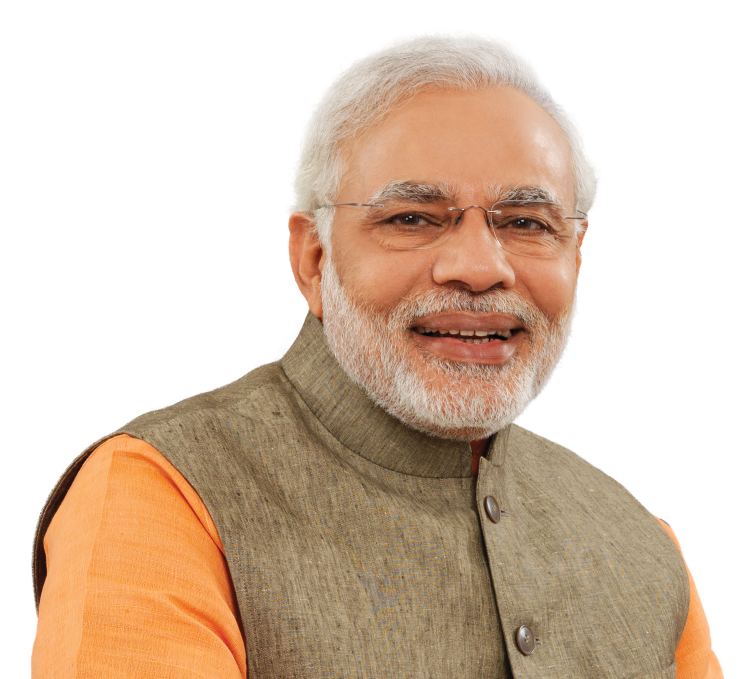
#> input picture 9.2 Deep Learning (DL)/3.0 Deep Learning - Computer Vision (CV) with OpenCV/dataset/image_examples/Modi.jpg, 1500 x 1358 px, found by its file name (shown at 1/2 size)
$ jupyter execute '0.3 OpenCV Functions with Examples - Code.ipynb'   (shell and % lines are left out)   (text cells are left out)
#> lines starting #> are read from the running program, lines starting #| are printed output that depends on the picture; pictures that were not available may be replaced by others from this repository, and a replacement may not be noted
[cell 1]
import cv2
import numpy as np

[cell 2]
# using imread('path') and 0 denotes read as grayscale image
g_img = cv2.imread('Dataset/image_examples/Modi.jpg',0)
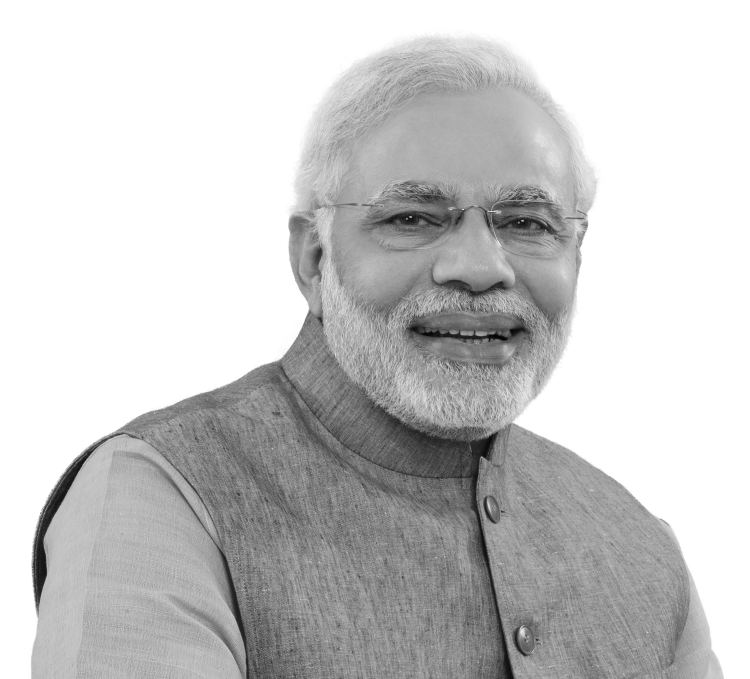
#> g_img: shape (1358, 1500) (shown at 1/2 size); min 3, max 255, mean 200.7

[cell 3]
print(g_img)
#> (printed output is left out)

[cell 4]
g_img.shape
#> Out = (1358, 1500)

[cell 5]
# using imread('path') and 1 denotes read as color image
c_img = cv2.imread('Dataset/image_examples/Modi.jpg', 1)
#> c_img is the input picture: shape (1358, 1500, 3); mean B, G, R 178.6, 196.6, 217.3

[cell 6]
print(c_img)
#> (printed output is left out)

[cell 7]
c_img.shape
#> Out = (1358, 1500, 3)

[cell 8]
''' Display the color image by using imshow(), the first parameter will be title
    shown an image window, the second parameter is the image variable'''
cv2.imshow('PM', c_img)

''' 'waitKey' is necessary to be required so that the image doesn't close immediately. By leaving it
    blank it just waits for anykey to be pressed before continuing, By placing numbers (except 0),
    we can specify a delay for how long you keep the window open (time is in milliseconds here)'''
cv2.waitKey(20000)

'''This closes all open windows and run continuously until the key press.
   Failure to place this will cause your program to hang.'''
cv2.destroyAllWindows()

[cell 9]
# read image as color image
c_img = cv2.imread('Dataset/image_examples/Modi.jpg',1)

# save image
status = cv2.imwrite('PM_b_w.jpg', c_img)
print("Image written to file-system : ", status)
#| Image written to file-system :  True

[cell 10]
c_img = cv2.imread('Dataset/image_examples/Modi.jpg',1)
pixel = c_img[50, 50]                                   # passing row and column index numbers
#> pixel = [255, 255, 255]
print(pixel)
#| [255 255 255]

[cell 11]
# read image
c_img = cv2.imread('Dataset/image_examples/Modi.jpg',1)

# dimensions, height, width, number of channels in image
dimensions = c_img.shape
#> dimensions = (1358, 1500, 3)
height = c_img.shape[0]
#> height = 1358
width = c_img.shape[1]
#> width = 1500
channels = c_img.shape[2]
#> channels = 3
size1 = c_img.size
#> size1 = 6111000

print('Image Dimension    : ',dimensions)
#| Image Dimension    :  (1358, 1500, 3)
print('Image Height       : ',height)
#| Image Height       :  1358
print('Image Width        : ',width)
#| Image Width        :  1500
print('Number of Channels : ',channels)
#| Number of Channels :  3
print('Image Size  :', size1)
#| Image Size  : 6111000

[cell 12]
b,g,r = cv2.split(c_img)
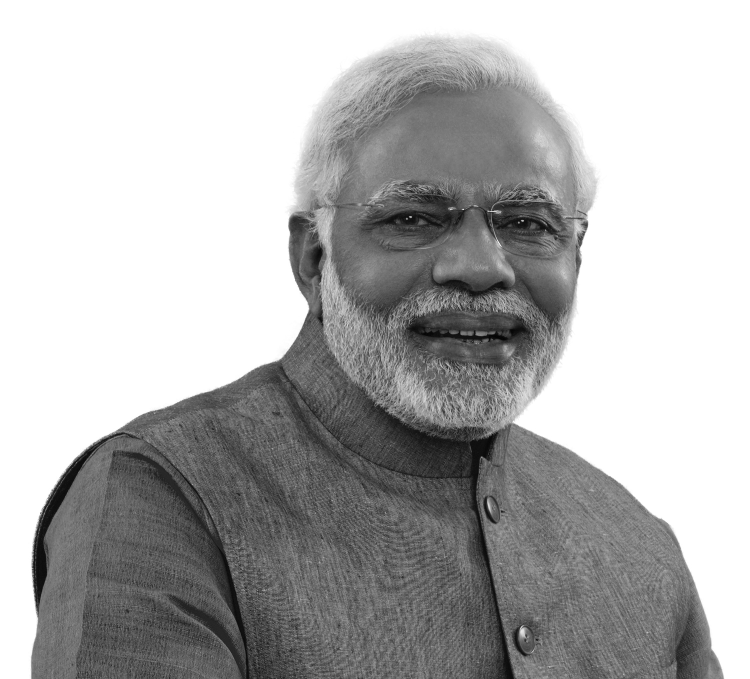
#> b: shape (1358, 1500) (shown at 1/2 size); min 2, max 255, mean 178.6
c_img = cv2.merge((b,g,r))
print(b)
#> (printed output is left out)

[cell 13]
import cv2 as cv
import numpy as np
from matplotlib import pyplot as plt
BLUE = [250,0,0]
c_img = cv2.imread('Dataset/image_examples/Modi.jpg',1)
replicate = cv.copyMakeBorder(c_img,10,10,10,10,cv.BORDER_REPLICATE)
reflect = cv.copyMakeBorder(c_img,10,10,10,10,cv.BORDER_REFLECT)
reflect101 = cv.copyMakeBorder(c_img,10,10,10,10,cv.BORDER_REFLECT_101)
wrap = cv.copyMakeBorder(c_img,10,10,10,10,cv.BORDER_WRAP)
constant= cv.copyMakeBorder(c_img,10,10,10,10,cv.BORDER_CONSTANT,value=BLUE)
plt.subplot(231),plt.imshow(c_img,'gray'),plt.title('ORIGINAL')
plt.subplot(232),plt.imshow(replicate,'gray'),plt.title('REPLICATE')
plt.subplot(233),plt.imshow(reflect,'gray'),plt.title('REFLECT')
plt.subplot(234),plt.imshow(reflect101,'gray'),plt.title('REFLECT_101')
plt.subplot(235),plt.imshow(wrap,'gray'),plt.title('WRAP')
plt.subplot(236),plt.imshow(constant,'gray'),plt.title('CONSTANT')
plt.show()
#> figure, not shown here; B, G, R data is drawn as R, G, B

[cell 14]
#import the required libraries
import numpy as np
import matplotlib.pyplot as plt
import cv2
image = cv2.imread('Dataset/image_examples/Modi.jpg')

# converting image to Gray scale
gray_image = cv2.cvtColor(image,cv2.COLOR_BGR2GRAY)

# plotting the grayscale image
cv2.imshow('Modi Image', gray_image)

''' 'waitKey' is necessary to be required so that the image doesn't close immediately. By leaving it
    blank it just waits for anykey to be pressed before continuing, By placing numbers (except 0),
    we can specify a delay for how long you keep the window open (time is in milliseconds here)'''
cv2.waitKey(20000)

'''This closes all open windows and run continuously until the key press.
   Failure to place this will cause your program to hang.'''
cv2.destroyAllWindows()

[cell 15]
# read the image
image = cv2.imread('Dataset/image_examples/Modi.jpg')

# resize the image
resized_image = cv2.resize(image, (200, 200))

# converting image to Gray scale
gray_image = cv2.cvtColor(resized_image, cv2.COLOR_BGR2GRAY)
#> gray_image: shape (200, 200)

# plotting the grayscale image
cv2.imshow('Modi Image', gray_image)

''' 'waitKey' is necessary to be required so that the image doesn't close immediately. By leaving it
    blank it just waits for anykey to be pressed before continuing, By placing numbers (except 0),
    we can specify a delay for how long you keep the window open (time is in milliseconds here)'''
cv2.waitKey(20000)

'''This closes all open windows and run continuously until the key press.
   Failure to place this will cause your program to hang.'''
cv2.destroyAllWindows()

[cell 16]
import cv2
import matplotlib.pyplot as plt

# read image as color image
img = cv2.imread('Dataset/image_examples/cat_or_dog_1.jpg')
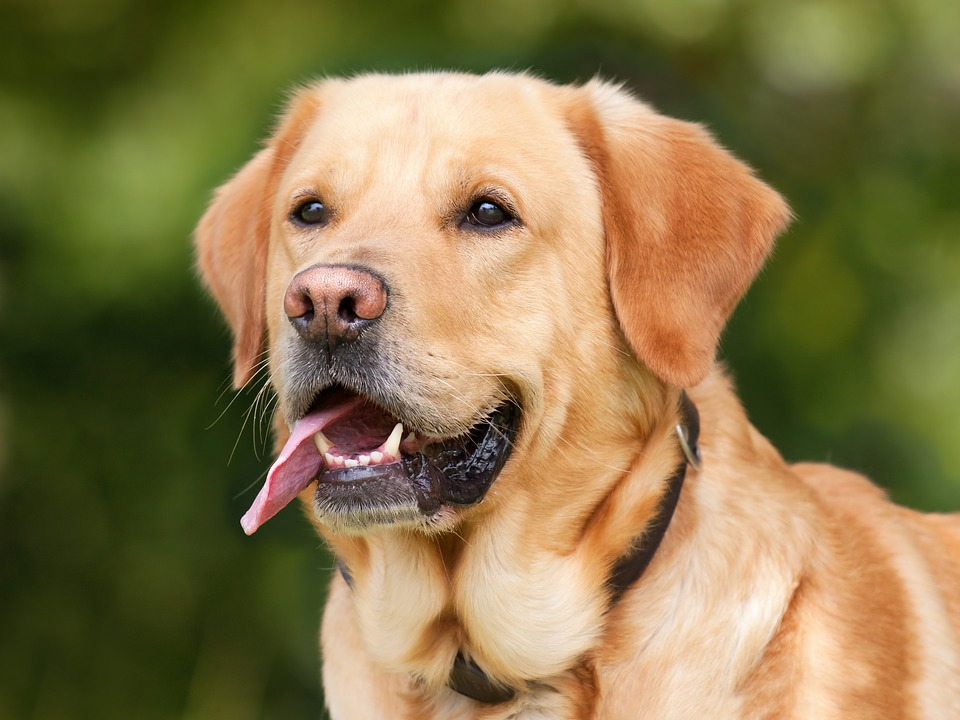
#> input picture 9.2 Deep Learning (DL)/3.0 Deep Learning - Computer Vision (CV) with OpenCV/dataset/image_examples/cat_or_dog_1.jpg, 960 x 720 px, found by its file name
#> img is the input picture: shape (720, 960, 3); mean B, G, R 76.2, 119.6, 136.3

# resize the image
resized_image = cv2.resize(img, (200, 200))

# get image height, width
(h, w) = resized_image.shape[:2]
#> h = 200; w = 200

# calculate the center of the image
center = (w / 2, h / 2)
#> center = (100, 100)

angle90 = 90                         # angle
scale = 1.0                          # scale

# Perform the counterclockwise rotation holding at the center
# 90 degrees
M = cv2.getRotationMatrix2D(center, angle90, scale)
rotated90 = cv2.warpAffine(resized_image, M, (h, w))
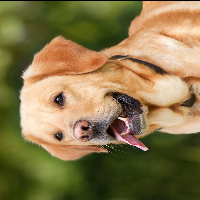
#> rotated90: shape (200, 200, 3); mean B, G, R 76, 119.3, 136

cv2.imshow('Original Image', resized_image)
cv2.waitKey(0)                       # waits until a key is pressed
cv2.destroyAllWindows()              # destroys the window showing image

cv2.imshow('Image rotated by 90 degrees', rotated90)
cv2.waitKey(0)                       # waits until a key is pressed
cv2.destroyAllWindows()              # destroys the window showing imag

[cell 17]
#import required libraries
import numpy as np
import cv2 as cv
import matplotlib.pyplot as plt

# load the 'haarcascade_frontalface_default.xml' file to classifiers as 'face_classifier'
face_classifier = cv2.CascadeClassifier('Dataset/Haarcascades/haarcascade_frontalface_default.xml')

# read the image, resize the image and convert to grayscale format
image = cv2.imread('Dataset/image_examples/Modi.jpg')
image = cv2.resize(image, (500, 500))
gray = cv2.cvtColor(image, cv.COLOR_BGR2GRAY)
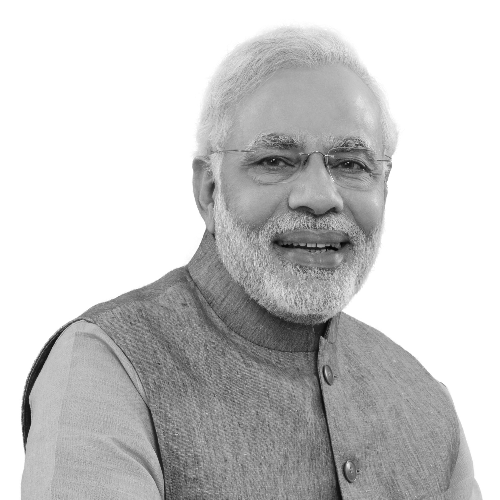
#> gray: shape (500, 500); min 3, max 255, mean 200.7

# calculate coordinates
# Tuning Cascade Classifier - detectMultiScale('Input Image', "Scale Factor", "Minimum Neighbors")
faces = face_classifier.detectMultiScale(gray, 1.05, 5)
#> faces = [[205, 79, 217, 217]]

# print the result
print(faces)
#| [[205  79 217 217]]

[cell 18]
#import required libraries
import numpy as np
import cv2 as cv
import matplotlib.pyplot as plt
import warnings
warnings.simplefilter("ignore")

# load the 'haarcascade_frontalface_default.xml' file to classifiers as 'face_classifier'
face_classifier = cv2.CascadeClassifier('Dataset/Haarcascades/haarcascade_frontalface_default.xml')

# read the image, resize the image and convert to grayscale format
image = cv2.imread('Dataset/image_examples/Modi.jpg')
image = cv2.resize(image, (500, 500))
gray = cv2.cvtColor(image, cv.COLOR_BGR2GRAY)

# calculate coordinates
# Tuning Cascade Classifier - detectMultiScale('Input Image', "Scale Factor", "Minimum Neighbors")
faces = face_classifier.detectMultiScale(gray, 1.05, 5)

# if no faces detected, then retuns the empty tuple.
if faces is ():
    print('No faces found')


# if faces detected, we iterate through our faces array and draw a rectangle over each face in faces.
# draw bounding boxes around detected features
for (x,y,w,h) in faces:
    cv2.rectangle(image, (x,y), (x+w, y+h), (0,255,100), 1)
#> this loop made 1 pass
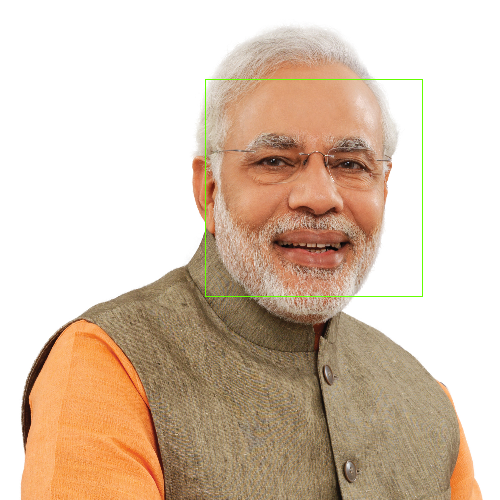
#> image: shape (500, 500, 3); mean B, G, R 177.9, 196.7, 216.8


#plot the image
plt.imshow(image)

[cell 19]
# import required libraries
import numpy as np
import cv2 as cv
import matplotlib.pyplot as plt
import warnings
warnings.simplefilter("ignore")

# load the 'haarcascade_frontalface_default.xml' file to classifiers as 'face_classifier'
face_classifier = cv2.CascadeClassifier('Dataset/Haarcascades/haarcascade_frontalface_default.xml')

# load the 'haarcascade_eye.xml' file to classifiers as 'eye_classifier'
eye_classifier = cv2.CascadeClassifier('Dataset/Haarcascades/haarcascade_eye.xml')

# read the image, resize the image and convert to grayscale format
image = cv2.imread('Dataset/image_examples/Modi.jpg')
resized_image = cv2.resize(image, (500, 500))
gray = cv2.cvtColor(resized_image, cv.COLOR_BGR2GRAY)

# calculate coordinates
# Tuning Cascade Classifier - detectMultiScale('Input Image', "Scale Factor", "Minimum Neighbors")
faces = face_classifier.detectMultiScale(gray, 1.3, 5)
#> faces = [[205, 80, 216, 216]]

# if no faces detected, then retuns the empty tuple.
if faces is ():
    print('No faces found')


# if faces detected, we iterate through our faces array and draw a rectangle over each face in faces.
# draw bounding boxes around detected features and draw a rectangle over each eye in faces.
for (x,y,w,h) in faces:
    cv2.rectangle(resized_image, (x,y), (x+w, y+h), (255,0,0), 2)
    roi_gray = gray[y:y+h, x:x+w]
    roi_color = resized_image[y:y+h, x:x+w]
    eyes = eye_classifier.detectMultiScale(roi_gray)

    # draw bounding boxes around detected features
    for (ex,ey,ew,eh) in eyes:
        cv2.rectangle(roi_color,(ex,ey),(ex+ew,ey+eh),(0,255,0),2)
#> this loop made 1 pass
#> (x, y, w, h, eyes) on pass 1: (205, 80, 216, 216, [[40, 64, 49, 49], [124, 68, 48, 48]])
#> pass 1, `roi_gray = gray[y:y+h, x:x+w]`:
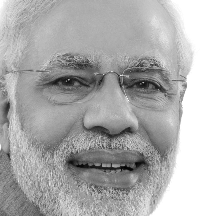
#> roi_gray: shape (216, 216); min 3, max 255, mean 173.1
#> after the loop:
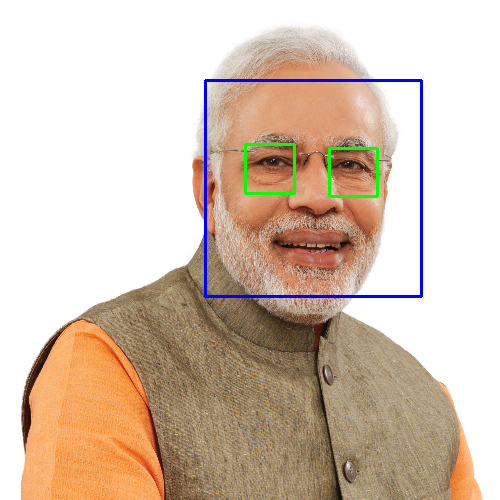
#> resized_image: shape (500, 500, 3); mean B, G, R 178.8, 195, 214.1
#> after the loop:
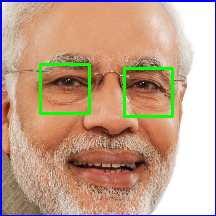
#> roi_color: shape (216, 216, 3); mean B, G, R 140.2, 161.3, 193.6


# plot the image
plt.imshow(resized_image)

[cell 20]
import cv2
import numpy as np

# Get a reference to webcam
cap = cv2.VideoCapture(0)

while(True):
    # Capture image frame-by-frame
    ret, frame = cap.read()
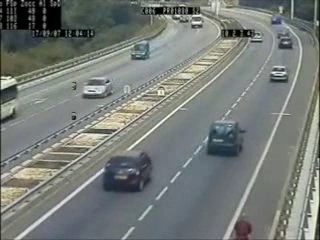
#> input picture frame 75 of 9.2 Deep Learning (DL)/3.0 Deep Learning - Computer Vision (CV) with OpenCV/dataset/image_examples/cars.avi, 320 x 240 px, given in place of the camera
#> frame is the input picture: shape (240, 320, 3); mean B, G, R 120, 123.9, 118.8

    # Our operations on the frame come here
    gray = cv2.cvtColor(frame, cv2.COLOR_BGR2GRAY)
#> gray: shape (240, 320)

    # Display the resulting frame
    cv2.imshow('frame',gray)
    if cv2.waitKey(1) == ord('q'):
#> (key q is pressed here)
        break

# When everything done, release the capture
cap.release()
cv2.destroyAllWindows()

[cell 21]
# Defining the functions that will do the detections.
# load the 'haarcascade_frontalface_default.xml' file to classifiers as 'face_cascade'
face_cascade = cv2.CascadeClassifier('Dataset/Haarcascades/haarcascade_frontalface_default.xml')

# load the 'haarcascade_eye.xml' file to classifiers as 'eye_cascade'
eye_cascade = cv2.CascadeClassifier('Dataset/Haarcascades/haarcascade_eye.xml')


def detect(gray, frame):
    # Tuning Cascade Classifier - detectMultiScale('Input Image', "Scale Factor", "Minimum Neighbors")
    faces = face_cascade.detectMultiScale(gray, 1.3, 5)
#> faces = ()
    for (x, y, w, h) in faces:
        cv2.rectangle(resized_image, (x,y), (x+w, y+h), (255,0,0), 2)
        roi_gray = gray[y:y+h, x:x+w]
        roi_color = frame[y:y+h, x:x+w]
        eyes = eye_cascade.detectMultiScale(roi_gray, 1.1, 3)

        #draw bounding boxes around detected features
        for (ex,ey,ew,eh) in eyes:
            cv2.rectangle(roi_color, (ex, ey), (ex+ew, ey+eh), (0, 255, 0), 2)
#> this loop made 0 passes

    return frame

# Doing some Face Recognisation with the webcam.
video = cv2.VideoCapture(0)

while True:
    check, frame = video.read()
    gray = cv2.cvtColor(frame, cv2.COLOR_BGR2GRAY)
    canvas = detect(gray, frame)
    cv2.imshow('video', canvas)
    if cv2.waitKey(1)==ord('q'):
#> (key q is pressed here)
        break


# When everything done, release the capture
cap.release()
cv2.destroyAllWindows()

[cell 22]
# import required libraries
import cv2
import numpy as np

# Create our body classifier
body_classifier = cv2.CascadeClassifier('Dataset/Haarcascades/haarcascade_fullbody.xml')

# Initiate video capture for video file
cap = cv2.VideoCapture('Dataset/image_examples/walking.avi')

# Loop once video is successfully loaded
while cap.isOpened():

    # Read first frame
    check, frame = cap.read()
    gray = cv2.cvtColor(frame, cv2.COLOR_BGR2GRAY)
    # Pass frame to our body classifier
    bodies = body_classifier.detectMultiScale(gray, 1.2, 3)
#> bodies = ()

    # Extract bounding boxes for any bodies identified
    for (x, y, w, h) in bodies:
        cv2.rectangle(frame, (x, y), (x+w, y+h), (0, 255, 255), 2)
        cv2.imshow('Pedestrians', frame)

    if cv2.waitKey(1)==ord('q'):
#> (key q is pressed here)
        break


# When everything done, release the capture
cap.release()
cv2.destroyAllWindows()

[cell 23]
# import required libraries
import cv2
import numpy as np
import time

# Create our body classifier
car_classifier = cv2.CascadeClassifier('Dataset/Haarcascades/haarcascade_car.xml')

# Initiate video capture for video file
cap = cv2.VideoCapture('Dataset/image_examples/cars.avi')

# Loop once video is successfully loaded
while cap.isOpened():

    time.sleep(0.05)
    # Read first frame
    check, frame = cap.read()
    gray = cv2.cvtColor(frame, cv2.COLOR_BGR2GRAY)
    # Pass frame to our body classifier
    cars = car_classifier.detectMultiScale(gray, 1.4, 2)
#> cars = ()

    # Extract bounding boxes for any cars identified
    for (x, y, w, h) in cars:
        cv2.rectangle(frame, (x, y), (x+w, y+h), (0, 255, 255), 2)
        cv2.imshow('Cars', frame)

    if cv2.waitKey(1)==ord('q'):
#> (key q is pressed here)
        break


# When everything done, release the capture
cap.release()
cv2.destroyAllWindows()
